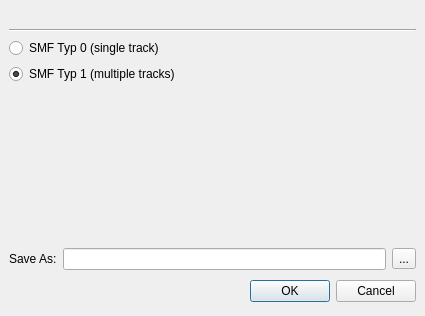
<ui version="4.0" >
 <author></author>
 <comment></comment>
 <exportmacro></exportmacro>
 <class>ExportMidiDialogBase</class>
 <widget class="QDialog" name="ExportMidiDialogBase" >
  <property name="geometry" >
   <rect>
    <x>0</x>
    <y>0</y>
    <width>425</width>
    <height>316</height>
   </rect>
  </property>
  <property name="windowTitle" >
   <string>MusE: Export Midi</string>
  </property>
  <layout class="QVBoxLayout" >
   <property name="margin" >
    <number>9</number>
   </property>
   <property name="spacing" >
    <number>6</number>
   </property>
   <item>
    <widget class="QLabel" name="label" >
     <property name="text" >
      <string/>
     </property>
    </widget>
   </item>
   <item>
    <widget class="Line" name="line" >
     <property name="orientation" >
      <enum>Qt::Horizontal</enum>
     </property>
    </widget>
   </item>
   <item>
    <widget class="QRadioButton" name="smf0" >
     <property name="text" >
      <string>SMF Typ 0 (single track)</string>
     </property>
    </widget>
   </item>
   <item>
    <widget class="QRadioButton" name="smf1" >
     <property name="text" >
      <string>SMF Typ 1 (multiple tracks)</string>
     </property>
     <property name="checked" >
      <bool>true</bool>
     </property>
    </widget>
   </item>
   <item>
    <spacer>
     <property name="orientation" >
      <enum>Qt::Vertical</enum>
     </property>
     <property name="sizeHint" >
      <size>
       <width>20</width>
       <height>40</height>
      </size>
     </property>
    </spacer>
   </item>
   <item>
    <layout class="QHBoxLayout" >
     <property name="margin" >
      <number>0</number>
     </property>
     <property name="spacing" >
      <number>6</number>
     </property>
     <item>
      <widget class="QLabel" name="label" >
       <property name="text" >
        <string>Save As:</string>
       </property>
      </widget>
     </item>
     <item>
      <widget class="QLineEdit" name="filename" />
     </item>
     <item>
      <widget class="QToolButton" name="fileButton" >
       <property name="text" >
        <string>...</string>
       </property>
       <property name="icon" >
        <iconset resource="../muse.qrc" >:/xpm/filenew.png</iconset>
       </property>
      </widget>
     </item>
    </layout>
   </item>
   <item>
    <layout class="QHBoxLayout" >
     <property name="margin" >
      <number>0</number>
     </property>
     <property name="spacing" >
      <number>6</number>
     </property>
     <item>
      <spacer>
       <property name="orientation" >
        <enum>Qt::Horizontal</enum>
       </property>
       <property name="sizeHint" >
        <size>
         <width>131</width>
         <height>31</height>
        </size>
       </property>
      </spacer>
     </item>
     <item>
      <widget class="QPushButton" name="okButton" >
       <property name="text" >
        <string>OK</string>
       </property>
      </widget>
     </item>
     <item>
      <widget class="QPushButton" name="cancelButton" >
       <property name="text" >
        <string>Cancel</string>
       </property>
      </widget>
     </item>
    </layout>
   </item>
  </layout>
 </widget>
 <pixmapfunction></pixmapfunction>
 <resources>
  <include location="../muse.qrc" />
 </resources>
 <connections>
  <connection>
   <sender>okButton</sender>
   <signal>clicked()</signal>
   <receiver>ExportMidiDialogBase</receiver>
   <slot>accept()</slot>
   <hints>
    <hint type="sourcelabel" >
     <x>321</x>
     <y>274</y>
    </hint>
    <hint type="destinationlabel" >
     <x>96</x>
     <y>254</y>
    </hint>
   </hints>
  </connection>
  <connection>
   <sender>cancelButton</sender>
   <signal>clicked()</signal>
   <receiver>ExportMidiDialogBase</receiver>
   <slot>reject()</slot>
   <hints>
    <hint type="sourcelabel" >
     <x>414</x>
     <y>274</y>
    </hint>
    <hint type="destinationlabel" >
     <x>179</x>
     <y>282</y>
    </hint>
   </hints>
  </connection>
 </connections>
</ui>
